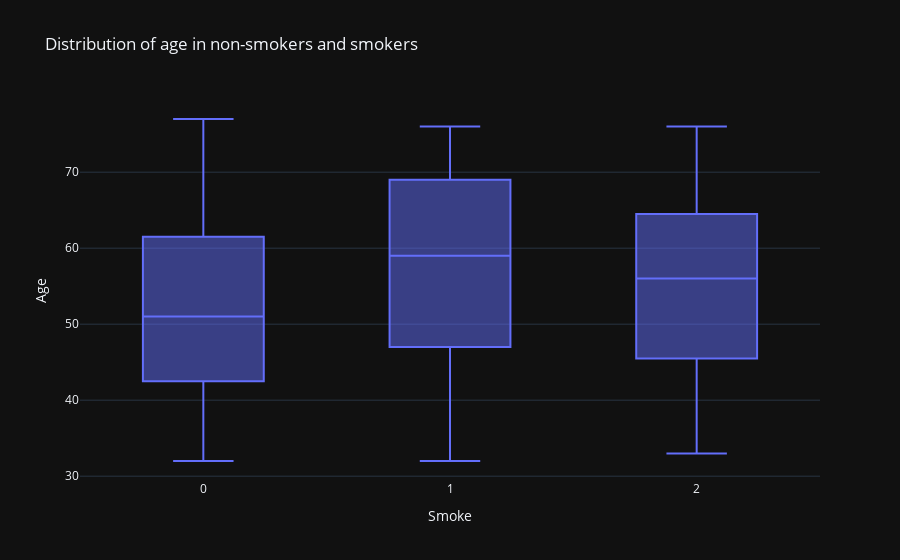

Here is the notebook cell this chart was saved with:
### Code cell
# Simple box plots using express
ages_smoke_box_px = px.box(
    df,
    x='Smoke',
    y='Age',
    title='Distribution of age in non-smokers and smokers')


ages_smoke_box_px.show()

### Figure 1 — Plotly figure (JSON) as saved in the notebook; plotly's stock layout.template omitted (floating-point values rounded to 4 significant figures; data arrays with more than 128 entries replaced by an {"elided": "..."} marker saying what was removed)
{"data": [{"alignmentgroup": "True", "hovertemplate": "Smoke=%{x}<br>Age=%{y}<extra></extra>", "legendgroup": "", "marker": {"color": "#636efa"}, "name": "", "notched": false, "offsetgroup": "", "orientation": "v", "showlegend": false, "type": "box", "x": {"elided": "200 int values"}, "x0": " ", "xaxis": "x", "y": {"elided": "200 int values"}, "y0": " ", "yaxis": "y"}], "layout": {"boxmode": "group", "legend": {"tracegroupgap": 0}, "title": {"text": "Distribution of age in non-smokers and smokers"}, "xaxis": {"anchor": "y", "domain": [0, 1], "title": {"text": "Smoke"}}, "yaxis": {"anchor": "x", "domain": [0, 1], "title": {"text": "Age"}}}}
